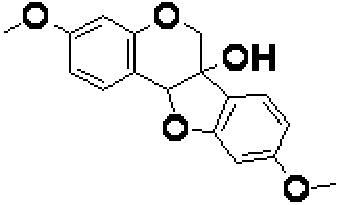
#> input picture dataset/raw/mol_0220.jpg, 337 x 205 px
$ python -i process.py   (imports and definitions only)
#> lines starting #> are read from the running program, lines starting #| are printed output that depends on the picture; after the words box and inside, x2 and y2 are one past the last pixel; in counts of white or black regions, pixels touching at a corner belong together
### image_processor/img_preprocess.py
#preprocessing for jpg s
import cv2

def is_this_jpg(img_path):
    if img_path.lower().endswith(('.png', '.jpg', '.jpeg')):
        return True
    else:
        return False

def rescale(img, scale=2):
    return cv2.resize(
        img,
        None,
        fx=scale,
        fy=scale,
        interpolation=cv2.INTER_CUBIC
    )

# [55 lines left out: functions remove_jpeg_blocks, guided_enhance, connect_broken_edges, preprocess, not called in this run]

### image_processor/detectors.py
# detectors.py
import cv2
import numpy as np

def extract_structure_mask(img, blur_ksize=5, canny_low=50, canny_high=150, vis=False):
    """
    返回结构式的二值掩膜
    """
    # Convert original image to grayscale
    gray = cv2.cvtColor(img, cv2.COLOR_BGR2GRAY)

    # 去噪
    blurred = cv2.GaussianBlur(gray, (blur_ksize, blur_ksize), 0)

    # 边缘检测

    edges = cv2.Canny(blurred, canny_low, canny_high)

    # 膨胀边缘，连起虚线
    #kernel = np.ones((2,2), np.uint8)
    #edges = cv2.dilate(edges, kernel, iterations=1)
    if vis:
        cv2.imshow("2. Edge Mask", edges)
    return edges

### image_processor/filters.py
# filters.py
import cv2
import numpy as np

# [22 lines left out: function filter_contours_by_area, not called in this run]

def distance_weighted_sample(cnt, uniform_step=3, n_samples=8, boost_endpoints=True):
    """
    按到中心点的距离加权采样轮廓点
    加轮廓均匀采点
    """
    cnt = cnt.reshape(-1, 2)
    M = cv2.moments(cnt)
    if M["m00"] == 0:
        return cnt[::1]

    cx = M["m10"] / M["m00"]
    cy = M["m01"] / M["m00"]
    center = np.array([cx, cy])
    pts = cnt.astype(np.float32)

    pts_uniform = cnt[::uniform_step]


    dists = np.linalg.norm(pts - center, axis=1)
    # 距离权重
    probs = dists / dists.sum()

    replace = False
    if n_samples < len(cnt) * 0.1:
        n_samples = int(len(cnt) * 0.1)
    elif n_samples > len(cnt)-5:
        n_samples = len(cnt) - 1
        replace = True

    # print(len(cnt))
    idx_weighted = np.random.choice(
        len(cnt),
        size=n_samples,
        replace=replace,
        p=probs
    )

    sampled = np.vstack([pts_uniform, pts[idx_weighted]])

    # 强制加入最远的两个端点
    if boost_endpoints:
        far_idx = np.argsort(dists)[-2:]
        sampled = np.vstack([sampled, pts[far_idx]])

    return sampled


def sample_skeleton_points(img, n_samples=30):
    # Convert original image to grayscale
    gray = cv2.cvtColor(img, cv2.COLOR_BGR2GRAY)
    thresh = cv2.adaptiveThreshold(gray, 255, cv2.ADAPTIVE_THRESH_GAUSSIAN_C,
                                   cv2.THRESH_BINARY_INV, blockSize=11, C=2)
    skel = cv2.ximgproc.thinning(thresh)

    pts = np.column_stack(np.where(skel > 0))

    if len(pts) == 0:
        return np.empty((0, 2))

    if n_samples < len(pts) * 0.2:
        n_samples = int(len(pts) * 0.2)
    elif n_samples > len(pts)-5:
        n_samples = len(pts) - 1
    # [13 lines of commented-out code are left out]
    skel_pts = np.array([(x, y) for (y, x) in pts[::int(len(pts)/n_samples)]])
    return skel_pts

def assign_skeleton_to_contours(skel_pts, contours, max_dist=10):
    """
    返回：
    skeleton_points: Nx2
    skeleton_owner: N (轮廓索引)
    """
    skel_pts = skel_pts.astype(np.uint8)

    return np.repeat(-1, len(skel_pts))
    # [16 lines of commented-out code are left out]

def extract_point_cloud(img, contours, uniform_step, far_points_per_contour, use_endpoint_boost):
    """
    返回：
    - points: Nx2
    - point_map: 每个点对应哪个轮廓
    """
    # Two sets of points Contour Skeleton
    points = []
    point_map = []
    for i, cnt in enumerate(contours):
        # 中心点
        M = cv2.moments(cnt)
        if M["m00"] != 0:
            cx = M["m10"] / M["m00"]
            cy = M["m01"] / M["m00"]
            points.append([cx, cy])
            point_map.append(i)
        # 距离加权远端采样
        far_pts = distance_weighted_sample(
            cnt,
            uniform_step,
            far_points_per_contour,
            use_endpoint_boost
        )
        for p in far_pts:
            points.append(p.tolist())
            point_map.append(i)

    s_pts = sample_skeleton_points(img)

    skel_owner = assign_skeleton_to_contours(s_pts, contours)
    for j, p in enumerate(s_pts):
        points.append(p.tolist())
        point_map.append( skel_owner[j] )

    return np.array(points), point_map

### image_processor/process.py
import cv2
import numpy as np
from sklearn.cluster import DBSCAN, HDBSCAN
from image_processor.detectors import extract_structure_mask
from image_processor.filters import filter_contours_by_area, distance_weighted_sample, extract_point_cloud
from collections import Counter
from image_processor.img_preprocess import rescale, preprocess, is_this_jpg

def distance_weighted_cluster(img_path, eps, min_samples, uniform_step, far_points_per_contour, use_endpoint_boost=True):
    is_jpg = is_this_jpg(img_path)
    ksize = 14
    img = cv2.imread(img_path)
    if img is None:
        print(":x: 图片读取失败")
        return
    # 1. 边缘 + 初筛
    h, w = img.shape[:2]

    if h < 1500 or h > 2500:
        img = rescale( img, scale=1500.0/h )

    edges = extract_structure_mask(img)

    contours, _ = cv2.findContours(
        edges, cv2.RETR_EXTERNAL, cv2.CHAIN_APPROX_SIMPLE
    )

    # [12 lines of commented-out code are left out]

    '''
    contours = [
        cnt for cnt in contours
        if 80 < cv2.contourArea(cnt) < img.shape[0]*img.shape[1]*0.35
    ]
    '''
    if len(contours) == 0:
        print(":warning: 未检测到轮廓")
        return
    # 2. 构建点云
    points, point_map = extract_point_cloud(img, contours, uniform_step, far_points_per_contour, use_endpoint_boost)


    # 3. DBSCAN 聚类
    db = DBSCAN(eps=eps, min_samples=min_samples)
    labels = db.fit_predict(points)


    # 3. HDBSCAN 聚类
    #db = HDBSCAN(min_cluster_size=MIN_SAMPLES, min_samples=MIN_SAMPLES)
    #labels = db.fit_predict(points)


    # 4. 可视化点云
    #cloud_vis = draw_point_cloud(img, points, labels)
    #cv2.imshow("1. Distance-Weighted Point Cloud", cloud_vis)
    # 5. 找主聚类
    label_counts = Counter(labels)
    label_counts.pop(-1, None)
    if not label_counts:
        print(":warning: 未找到主结构聚类")
        return
    main_label = max(label_counts, key=label_counts.get)
    # 6. 主聚类点 → 主聚类轮廓
    contour_labels = np.full(len(contours), -1)
    for i, lbl in enumerate(labels):
        if point_map[i] != -1 and lbl == main_label:
            contour_labels[point_map[i]] = main_label

    # 7. 主聚类轮廓 -- 主聚类轮廓中的次聚类点 -- 相关次聚类轮廓
    main_contour_idx = [i for i in range(len(contours)) if contour_labels[i] == main_label]

    sub_cluster_lablels = [lbl for i, lbl in enumerate(labels) if point_map[i] in main_contour_idx]

    for i, lbl in enumerate(labels):
        if point_map[i] != -1 and lbl in sub_cluster_lablels:
            contour_labels[point_map[i]] = lbl


    # 8. 生成掩膜
    mask = np.zeros(img.shape[:2], dtype=np.uint8)
    for i, cnt in enumerate(contours):
        if contour_labels[i] != -1:
            cv2.fillPoly(mask, [cnt], 255)

    masked = cv2.bitwise_and(img, img, mask=mask)
    #cv2.imshow("2. Main Structure Mask", mask)
    #cv2.imshow("3. Final Result", masked)
    gray = cv2.cvtColor(masked, cv2.COLOR_BGR2GRAY)

    return gray


def save_for_ocr(mask, out_path, invert=True, pad=10):
    """
    mask: 结构式掩膜（0/255）
    """
    # 可选反色
    if invert:
        roi = cv2.bitwise_not(mask)
    else:
        roi = mask
    # 加 padding
    roi = cv2.copyMakeBorder(
        roi, pad, pad, pad, pad,
        borderType=cv2.BORDER_CONSTANT,
        value=255 if invert else 0
    )
    cv2.imwrite(out_path, roi)


def process_one_image(img_path, out_path, invert=False):
    # ===== 可调参数=====

    EPS = 70                # 聚类半径
    MIN_SAMPLES = 7        # 最小点数
    uniform_step = 3
    far_points_per_contour = 10   # 远端采样数
    use_endpoint_boost = True    # 是否强制加入最远端点

    masked = distance_weighted_cluster(img_path, EPS, MIN_SAMPLES, uniform_step, far_points_per_contour, use_endpoint_boost)
#> in distance_weighted_cluster, img is the input picture: shape (205, 337, 3); min 0, max 255, mean 239.8
#> in extract_structure_mask, `edges = cv2.Canny(blurred, canny_low, canny_high)`:
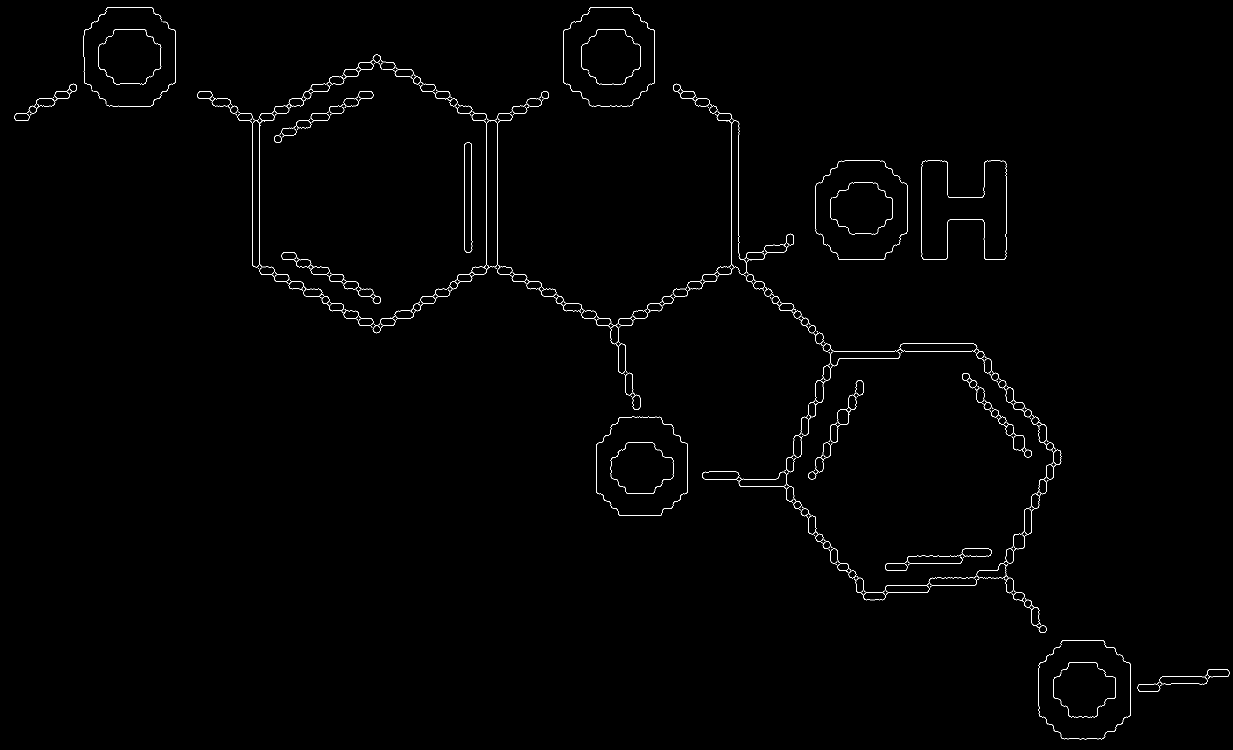
#> edges: shape (1500, 2466) (shown at 1/2 size); 0.66% white in thin lines or dots
#> in distance_weighted_cluster, `contours, _ = cv2.findContours( edges, cv2.RETR_EXTERNAL, cv2.CHAIN_AP..`: contours = 346 contours, 233 with area under 20; largest, box (x1, y1, x2, y2) and area: (1433, 226, 1530, 553) 5827, (504, 222, 550, 553) 4726, (928, 285, 945, 506) 3221, (1799, 687, 1955, 707) 2250, (1477, 943, 1592, 1007) 1586
#> the loop in extract_point_cloud, `for i, cnt in enumerate(contours):` made 346 passes
#> (pts in distance_weighted_sample, pts_uniform in distance_weighted_sample, dists in distance_weighted_sample, probs in distance_weighted_sample, replace in distance_weighted_sample, n_samples in distance_weighted_sample) on passes 2, 6: ([[2323, 1369], [2322, 1370], [2321, 1370], [2321, 1371]], [[2323, 1369], [2321, 1371]], [2.13, 0.745, 0.471, 0.745], [0.521, 0.182, 0.115, 0.182], True, 3), ([[2124, 1339], [2122, 1341], [2123, 1341], [2124, 1340]], [[2124, 1339], [2124, 1340]], [1.45, 1.45, 0.809, 0.809], [0.321, 0.321, 0.179, 0.179], True, 3)
#> in sample_skeleton_points, `skel = cv2.ximgproc.thinning(thresh)`:
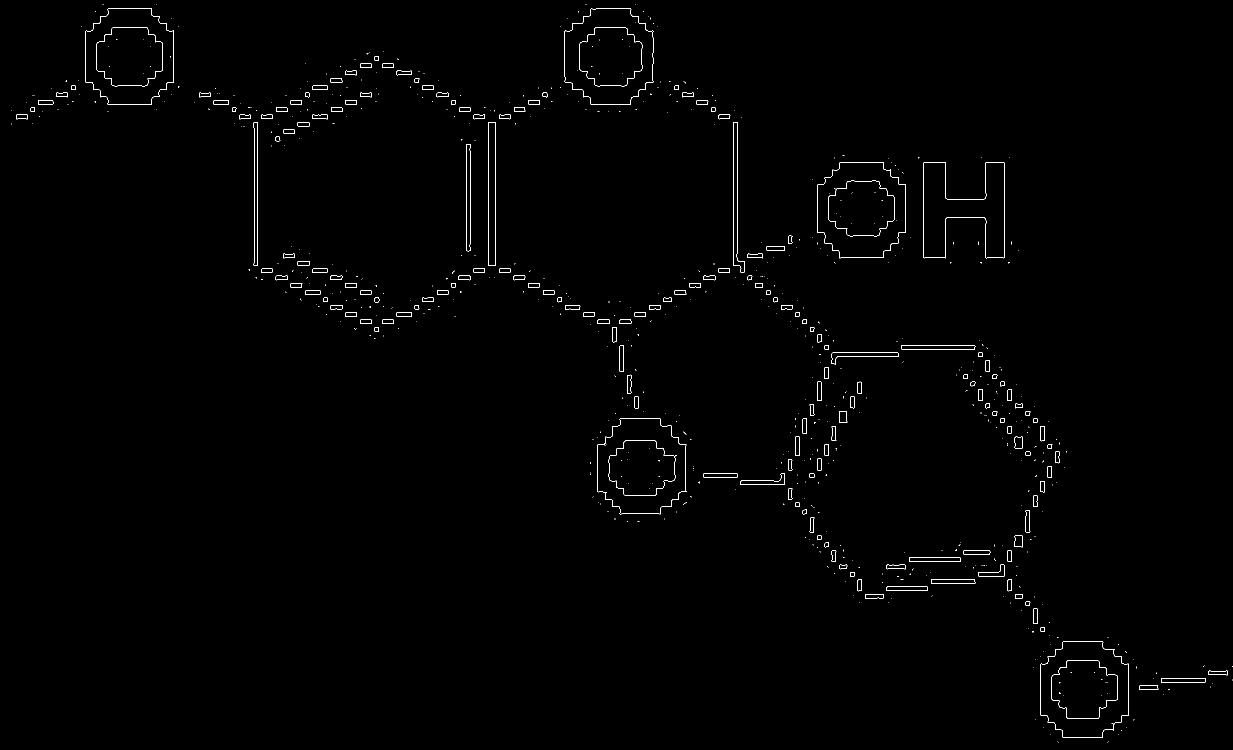
#> skel: shape (1500, 2466) (shown at 1/2 size); 0.57% white in thin lines or dots
#> the loop in extract_point_cloud, `for j, p in enumerate(s_pts):` made 4188 passes
#> p on passes 1 to 3: [205, 8], [1172, 9], [220, 17]
#> the loop in distance_weighted_cluster, `for i, cnt in enumerate(contours):` made 346 passes
#> cnt on passes 2, 6, 13: [[2323, 1369], [2322, 1370], [2321, 1370], [2321, 1371]], [[2124, 1339], [2122, 1341], [2123, 1341], [2124, 1340]], [[2073, 1252], [2076, 1255], [2076, 1254], [2074, 1252]]
#> after the loop in distance_weighted_cluster, `for i, cnt in enumerate(contours):`:
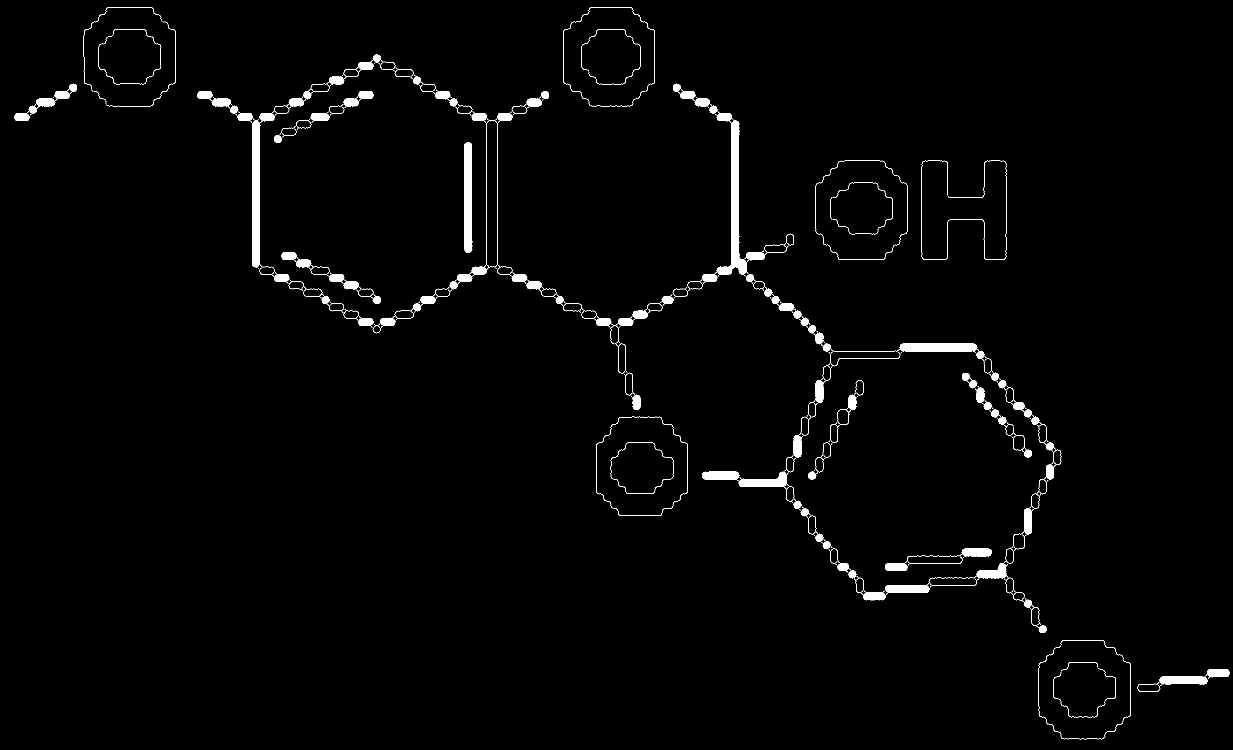
#> mask: shape (1500, 2466) (shown at 1/2 size); 1.9% white; 346 white regions (146 under 20 px), largest, box (x1, y1, x2, y2) and area: (1433, 226, 1530, 553) 6295, (504, 222, 550, 553) 5164, (928, 285, 945, 506) 3449
#> in distance_weighted_cluster, `masked = cv2.bitwise_and(img, img, mask=mask)`:
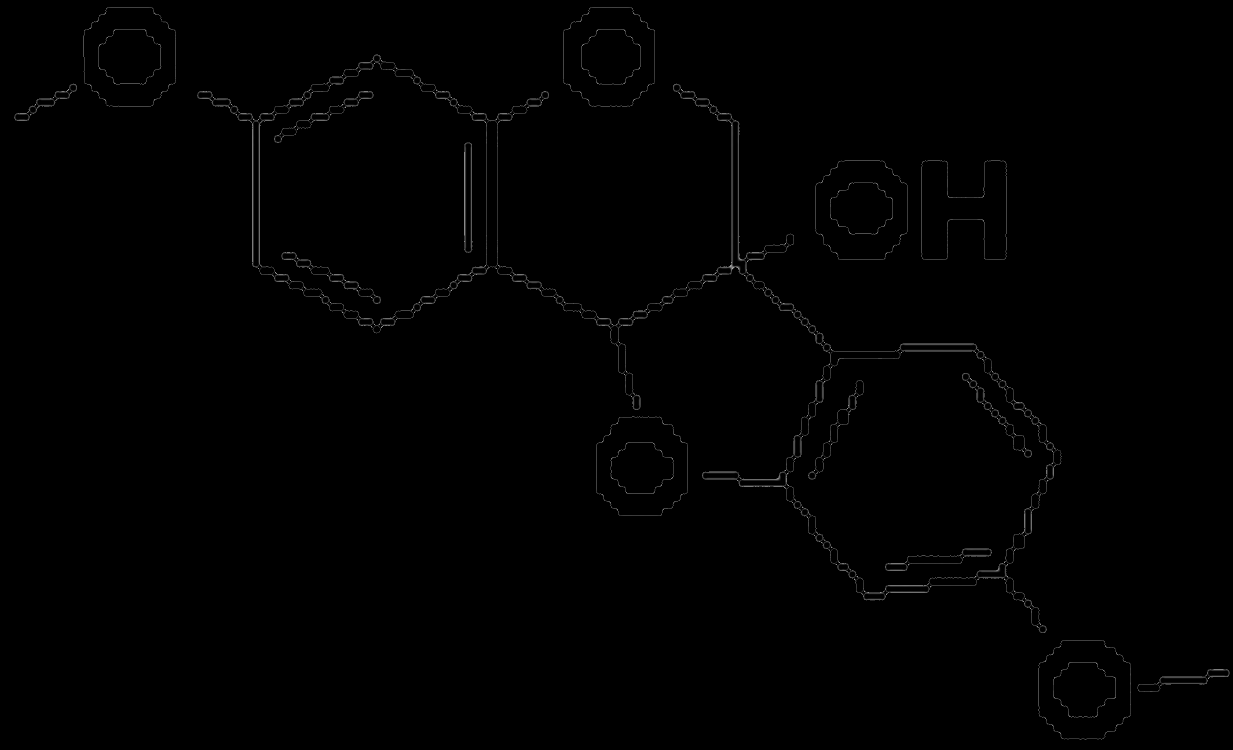
#> masked: shape (1500, 2466, 3) (shown at 1/2 size); min 0, max 224, mean 1.1

    save_for_ocr(masked, out_path, invert)

>>> result = process_one_image('../dataset/raw/mol_0220.jpg', 'out.png')

$ run again, on dataset/raw/mol_0101.png
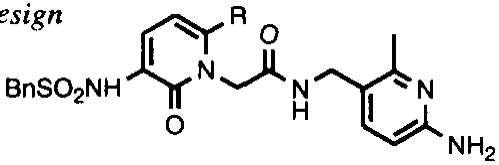
#> input picture dataset/raw/mol_0101.png, 499 x 165 px
#> in distance_weighted_cluster, img is the input picture: shape (165, 499, 3); min 0, max 255, mean 235.2
#> in extract_structure_mask, `edges = cv2.Canny(blurred, canny_low, canny_high)`:
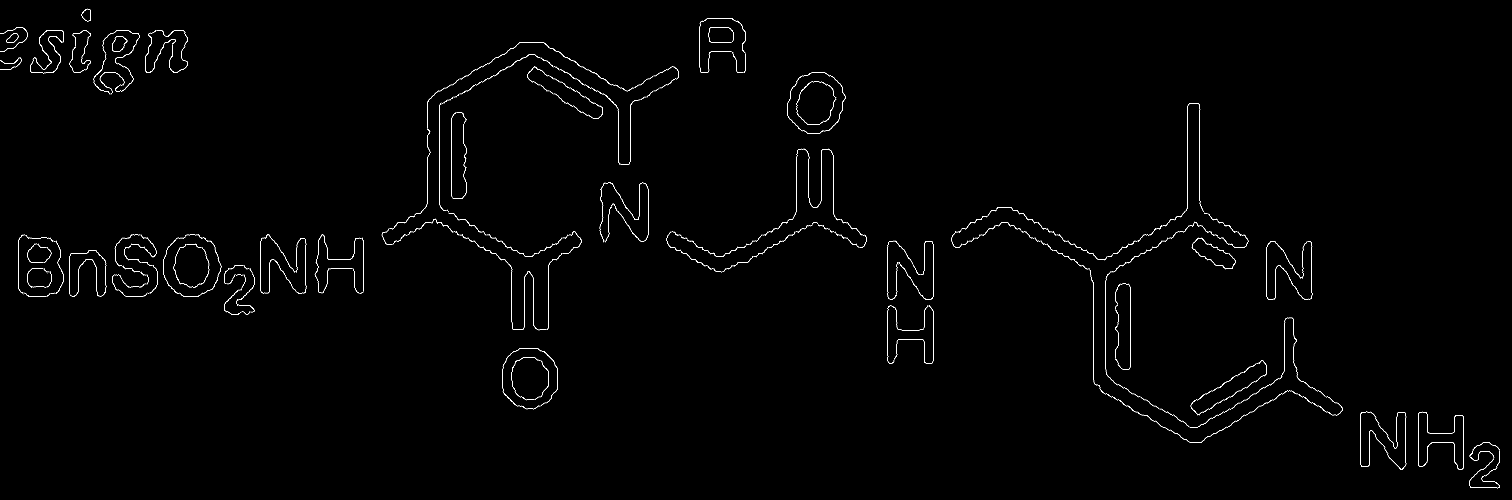
#> edges: shape (1500, 4536) (shown at 1/3 size); 0.55% white in thin lines or dots
#> contours = 917 contours, 835 with area under 20; largest, box (x1, y1, x2, y2) and area: (244, 26, 273, 64) 764, (4408, 1377, 4500, 1465) 76, (2459, 228, 2537, 402) 70, (1623, 1054, 1673, 1218) 66, (4162, 1236, 4219, 1410) 65
#> the loop in extract_point_cloud, `for i, cnt in enumerate(contours):` made 917 passes
#> (pts_uniform in distance_weighted_sample, dists in distance_weighted_sample, replace in distance_weighted_sample, n_samples in distance_weighted_sample, idx_weighted in distance_weighted_sample, far_idx in distance_weighted_sample) on passes 49, 51: ([[3748, 1237], [3740, 1244], [3744, 1241], [3751, 1237]], [4.6, 2.48, 3.29, 6.07, 6.89, 5.3, 1.07, 0.687, 5.34, 7.01], True, 9, [3, 5, 9, 5, 0, 4, 4, 4, 6], [4, 9]), ([[3502, 1237], [3508, 1240], [3513, 1244], [3505, 1237]], [7.45, 5.76, 1.65, 0.759, 4.9, 7.32, 5.64, 0.659, 0.759, 5], True, 9, [5, 6, 1, 6, 5, 1, 0, 6, 9], [5, 0])
#> after the loop in extract_point_cloud, `for i, cnt in enumerate(contours):`: point_map = 16794 values from 0 to 916; points = 16794 pairs, first value 0 to 4499, second value 26 to 1463
#> thresh: shape (1500, 4536); 3.6% white; 609 white regions (433 under 20 px), largest, box (x1, y1, x2, y2) and area: (1261, 126, 2038, 648) 20398, (3269, 798, 4028, 1329) 19890, (54, 704, 192, 892) 7976
#> skel: shape (1500, 4536); 0.58% white in thin lines or dots
#> pts = 39706 pairs, first value 20 to 1472, second value 0 to 4506
#> in sample_skeleton_points, `n_samples = int(len(pts) * 0.2)`: n_samples = 7941
#> in sample_skeleton_points, `skel_pts = np.array([(x, y) for (y, x) in pts[::int(len(pts)/n_samples..`: skel_pts = 7942 pairs, first value 0 to 4497, second value 20 to 1472
#> s_pts has the same summary as skel_pts in sample_skeleton_points
#> in assign_skeleton_to_contours, `skel_pts = skel_pts.astype(np.uint8)`: skel_pts = 7942 pairs, first value 0 to 255, second value 0 to 255
#> skel_owner = 7942 values from -1 to -1
#> the loop in extract_point_cloud, `for j, p in enumerate(s_pts):` made 7942 passes
#> p on passes 1 to 3: [245, 20], [260, 30], [265, 30]
#> after the loop in extract_point_cloud, `for j, p in enumerate(s_pts):`: point_map = 24736 items
#> in distance_weighted_cluster, `points, point_map = extract_point_cloud(img, contours, uniform_step, f..`: points = 24736 pairs, first value 0 to 4499, second value 20 to 1472; point_map = 24736 items
#> label_counts = {0: 22373, 1: 2363}
#> main_label = 0
#> in distance_weighted_cluster, `contour_labels = np.full(len(contours), -1)`: contour_labels = 917 values from -1 to -1
#> after the loop in distance_weighted_cluster, `for i, lbl in enumerate(labels):`: contour_labels = 917 values, max 0 at index 0, min -1 at index 686, mean -0.084
#> main_contour_idx = 840 values from 0 to 915
#> sub_cluster_lablels = 15130 values from 0 to 0
#> the loop in distance_weighted_cluster, `for i, cnt in enumerate(contours):` made 917 passes
#> cnt on passes 15, 16, 25: [[4478, 1335]], [[4439, 1335]], [[3512, 1291]]
#> in distance_weighted_cluster, `masked = cv2.bitwise_and(img, img, mask=mask)`:
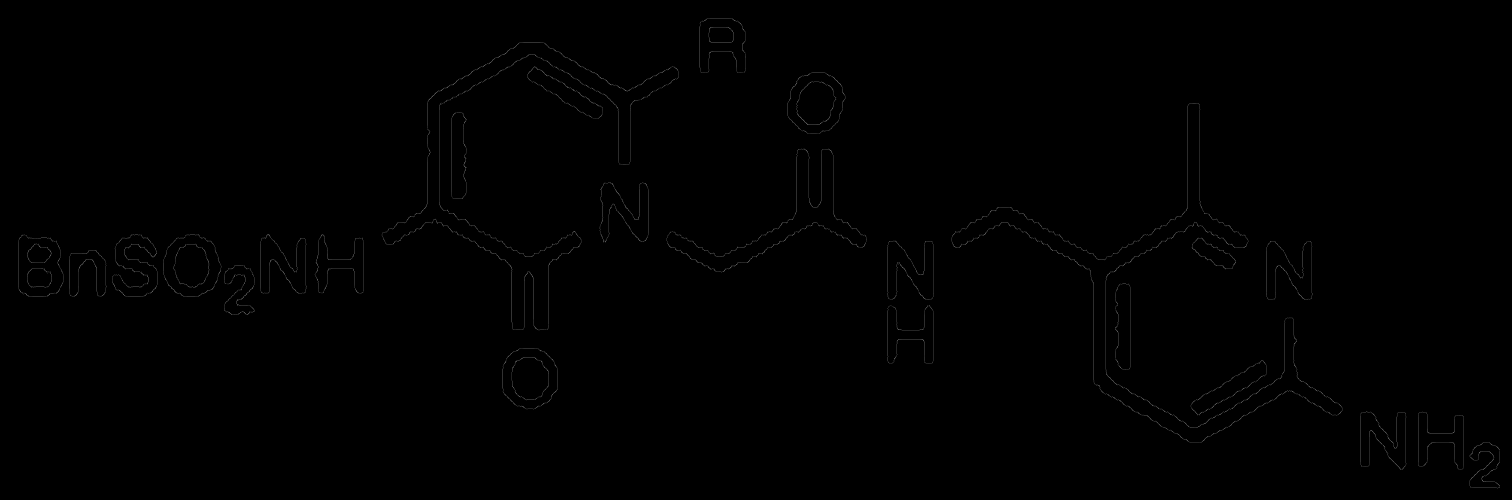
#> masked: shape (1500, 4536, 3) (shown at 1/3 size); min 0, max 211, mean 0.6
